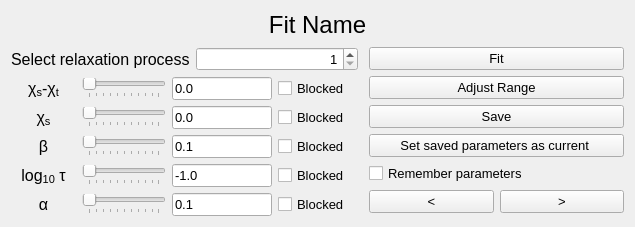
       <widget class="QWidget" name="fit2Dpage">
        <property name="sizePolicy">
         <sizepolicy hsizetype="Expanding" vsizetype="Expanding">
          <horstretch>1</horstretch>
          <verstretch>1</verstretch>
         </sizepolicy>
        </property>
        <layout class="QVBoxLayout" name="verticalLayout">
         <item>
          <widget class="QLabel" name="actualFitLabel">
           <property name="maximumSize">
            <size>
             <width>16777215</width>
             <height>45</height>
            </size>
           </property>
           <property name="font">
            <font>
             <pointsize>18</pointsize>
            </font>
           </property>
           <property name="text">
            <string>Fit Name</string>
           </property>
           <property name="alignment">
            <set>Qt::AlignCenter</set>
           </property>
          </widget>
         </item>
         <item>
          <layout class="QHBoxLayout" name="UpperPlots"/>
         </item>
         <item>
          <spacer name="verticalSpacer">
           <property name="orientation">
            <enum>Qt::Vertical</enum>
           </property>
           <property name="sizeType">
            <enum>QSizePolicy::Fixed</enum>
           </property>
           <property name="sizeHint" stdset="0">
            <size>
             <width>1</width>
             <height>1</height>
            </size>
           </property>
          </spacer>
         </item>
         <item>
          <layout class="QHBoxLayout" name="MainPlot"/>
         </item>
         <item>
          <spacer name="verticalSpacer_2">
           <property name="orientation">
            <enum>Qt::Vertical</enum>
           </property>
           <property name="sizeType">
            <enum>QSizePolicy::Fixed</enum>
           </property>
           <property name="sizeHint" stdset="0">
            <size>
             <width>1</width>
             <height>1</height>
            </size>
           </property>
          </spacer>
         </item>
         <item>
          <layout class="QVBoxLayout" name="verticalLayout_2"/>
         </item>
         <item>
          <layout class="QHBoxLayout" name="horizontalLayout_4" stretch="1,0">
           <property name="sizeConstraint">
            <enum>QLayout::SetDefaultConstraint</enum>
           </property>
           <property name="rightMargin">
            <number>0</number>
           </property>
           <item>
            <layout class="QVBoxLayout" name="parameters">
             <property name="sizeConstraint">
              <enum>QLayout::SetMaximumSize</enum>
             </property>
             <property name="rightMargin">
              <number>0</number>
             </property>
             <item>
              <layout class="QHBoxLayout" name="horizontalLayout_11" stretch="1,2">
               <property name="sizeConstraint">
                <enum>QLayout::SetDefaultConstraint</enum>
               </property>
               <property name="rightMargin">
                <number>5</number>
               </property>
               <item>
                <widget class="QLabel" name="label_3">
                 <property name="font">
                  <font>
                   <pointsize>12</pointsize>
                  </font>
                 </property>
                 <property name="text">
                  <string>Select relaxation process</string>
                 </property>
                </widget>
               </item>
               <item>
                <widget class="QSpinBox" name="spinBoxRelaxation">
                 <property name="minimumSize">
                  <size>
                   <width>75</width>
                   <height>0</height>
                  </size>
                 </property>
                 <property name="maximumSize">
                  <size>
                   <width>16777215</width>
                   <height>16777215</height>
                  </size>
                 </property>
                 <property name="font">
                  <font>
                   <pointsize>10</pointsize>
                  </font>
                 </property>
                 <property name="layoutDirection">
                  <enum>Qt::LeftToRight</enum>
                 </property>
                 <property name="wrapping">
                  <bool>false</bool>
                 </property>
                 <property name="alignment">
                  <set>Qt::AlignRight|Qt::AlignTrailing|Qt::AlignVCenter</set>
                 </property>
                 <property name="buttonSymbols">
                  <enum>QAbstractSpinBox::UpDownArrows</enum>
                 </property>
                 <property name="minimum">
                  <number>1</number>
                 </property>
                </widget>
               </item>
              </layout>
             </item>
             <item>
              <layout class="QHBoxLayout" name="chiTLayout" stretch="0,0,0,0">
               <item>
                <widget class="QLabel" name="label_8">
                 <property name="minimumSize">
                  <size>
                   <width>65</width>
                   <height>0</height>
                  </size>
                 </property>
                 <property name="maximumSize">
                  <size>
                   <width>65</width>
                   <height>16777215</height>
                  </size>
                 </property>
                 <property name="font">
                  <font>
                   <pointsize>12</pointsize>
                  </font>
                 </property>
                 <property name="text">
                  <string>&lt;html&gt;&lt;head/&gt;&lt;body&gt;&lt;p&gt;&amp;chi;&lt;span style=&quot; vertical-align:sub;&quot;&gt;s&lt;/span&gt;-&amp;chi;&lt;span style=&quot; vertical-align:sub;&quot;&gt;t&lt;/span&gt;&lt;/p&gt;&lt;/body&gt;&lt;/html&gt;</string>
                 </property>
                 <property name="alignment">
                  <set>Qt::AlignCenter</set>
                 </property>
                </widget>
               </item>
               <item>
                <widget class="QSlider" name="horizontalSlider_ChiT">
                 <property name="minimumSize">
                  <size>
                   <width>0</width>
                   <height>0</height>
                  </size>
                 </property>
                 <property name="tracking">
                  <bool>true</bool>
                 </property>
                 <property name="orientation">
                  <enum>Qt::Horizontal</enum>
                 </property>
                 <property name="tickPosition">
                  <enum>QSlider::TicksBelow</enum>
                 </property>
                </widget>
               </item>
               <item>
                <widget class="QLineEdit" name="lineEdit_ChiT">
                 <property name="minimumSize">
                  <size>
                   <width>0</width>
                   <height>0</height>
                  </size>
                 </property>
                 <property name="maximumSize">
                  <size>
                   <width>100</width>
                   <height>16777215</height>
                  </size>
                 </property>
                 <property name="font">
                  <font>
                   <pointsize>10</pointsize>
                  </font>
                 </property>
                 <property name="text">
                  <string>0.0</string>
                 </property>
                </widget>
               </item>
               <item>
                <widget class="QCheckBox" name="checkBox_ChiT">
                 <property name="minimumSize">
                  <size>
                   <width>85</width>
                   <height>0</height>
                  </size>
                 </property>
                 <property name="maximumSize">
                  <size>
                   <width>85</width>
                   <height>16777215</height>
                  </size>
                 </property>
                 <property name="font">
                  <font>
                   <pointsize>10</pointsize>
                  </font>
                 </property>
                 <property name="text">
                  <string>Blocked</string>
                 </property>
                </widget>
               </item>
              </layout>
             </item>
             <item>
              <layout class="QHBoxLayout" name="chiSLayout">
               <item>
                <widget class="QLabel" name="label_7">
                 <property name="minimumSize">
                  <size>
                   <width>65</width>
                   <height>0</height>
                  </size>
                 </property>
                 <property name="maximumSize">
                  <size>
                   <width>65</width>
                   <height>16777215</height>
                  </size>
                 </property>
                 <property name="font">
                  <font>
                   <pointsize>12</pointsize>
                  </font>
                 </property>
                 <property name="text">
                  <string>&lt;html&gt;&lt;head/&gt;&lt;body&gt;&lt;p&gt;&amp;chi;&lt;span style=&quot; vertical-align:sub;&quot;&gt;s&lt;/span&gt;&lt;/p&gt;&lt;/body&gt;&lt;/html&gt;</string>
                 </property>
                 <property name="alignment">
                  <set>Qt::AlignCenter</set>
                 </property>
                </widget>
               </item>
               <item>
                <widget class="QSlider" name="horizontalSlider_ChiS">
                 <property name="minimumSize">
                  <size>
                   <width>0</width>
                   <height>0</height>
                  </size>
                 </property>
                 <property name="tracking">
                  <bool>true</bool>
                 </property>
                 <property name="orientation">
                  <enum>Qt::Horizontal</enum>
                 </property>
                 <property name="tickPosition">
                  <enum>QSlider::TicksBelow</enum>
                 </property>
                </widget>
               </item>
               <item>
                <widget class="QLineEdit" name="lineEdit_ChiS">
                 <property name="maximumSize">
                  <size>
                   <width>100</width>
                   <height>16777215</height>
                  </size>
                 </property>
                 <property name="font">
                  <font>
                   <pointsize>10</pointsize>
                  </font>
                 </property>
                 <property name="text">
                  <string>0.0</string>
                 </property>
                </widget>
               </item>
               <item>
                <widget class="QCheckBox" name="checkBox_ChiS">
                 <property name="minimumSize">
                  <size>
                   <width>85</width>
                   <height>0</height>
                  </size>
                 </property>
                 <property name="maximumSize">
                  <size>
                   <width>85</width>
                   <height>16777215</height>
                  </size>
                 </property>
                 <property name="font">
                  <font>
                   <pointsize>10</pointsize>
                  </font>
                 </property>
                 <property name="text">
                  <string>Blocked</string>
                 </property>
                </widget>
               </item>
              </layout>
             </item>
             <item>
              <layout class="QHBoxLayout" name="betaLayout">
               <item>
                <widget class="QLabel" name="label_6">
                 <property name="minimumSize">
                  <size>
                   <width>65</width>
                   <height>0</height>
                  </size>
                 </property>
                 <property name="maximumSize">
                  <size>
                   <width>65</width>
                   <height>16777215</height>
                  </size>
                 </property>
                 <property name="font">
                  <font>
                   <pointsize>12</pointsize>
                  </font>
                 </property>
                 <property name="text">
                  <string>&lt;html&gt;&lt;head/&gt;&lt;body&gt;&lt;p&gt;&amp;beta;&lt;/p&gt;&lt;/body&gt;&lt;/html&gt;</string>
                 </property>
                 <property name="alignment">
                  <set>Qt::AlignCenter</set>
                 </property>
                </widget>
               </item>
               <item>
                <widget class="QSlider" name="horizontalSlider_Beta">
                 <property name="minimumSize">
                  <size>
                   <width>0</width>
                   <height>0</height>
                  </size>
                 </property>
                 <property name="tracking">
                  <bool>true</bool>
                 </property>
                 <property name="orientation">
                  <enum>Qt::Horizontal</enum>
                 </property>
                 <property name="tickPosition">
                  <enum>QSlider::TicksBelow</enum>
                 </property>
                </widget>
               </item>
               <item>
                <widget class="QLineEdit" name="lineEdit_Beta">
                 <property name="maximumSize">
                  <size>
                   <width>100</width>
                   <height>16777215</height>
                  </size>
                 </property>
                 <property name="font">
                  <font>
                   <pointsize>10</pointsize>
                  </font>
                 </property>
                 <property name="text">
                  <string>0.1</string>
                 </property>
                </widget>
               </item>
               <item>
                <widget class="QCheckBox" name="checkBox_Beta">
                 <property name="minimumSize">
                  <size>
                   <width>85</width>
                   <height>0</height>
                  </size>
                 </property>
                 <property name="maximumSize">
                  <size>
                   <width>85</width>
                   <height>16777215</height>
                  </size>
                 </property>
                 <property name="font">
                  <font>
                   <pointsize>10</pointsize>
                  </font>
                 </property>
                 <property name="text">
                  <string>Blocked</string>
                 </property>
                </widget>
               </item>
              </layout>
             </item>
             <item>
              <layout class="QHBoxLayout" name="tauLayout">
               <item>
                <widget class="QLabel" name="label">
                 <property name="minimumSize">
                  <size>
                   <width>65</width>
                   <height>0</height>
                  </size>
                 </property>
                 <property name="maximumSize">
                  <size>
                   <width>65</width>
                   <height>16777215</height>
                  </size>
                 </property>
                 <property name="font">
                  <font>
                   <pointsize>12</pointsize>
                  </font>
                 </property>
                 <property name="text">
                  <string>&lt;html&gt;&lt;head/&gt;&lt;body&gt;&lt;p&gt;log&lt;span style=&quot; vertical-align:sub;&quot;&gt;10&lt;/span&gt; &amp;tau;&lt;/p&gt;&lt;/body&gt;&lt;/html&gt;</string>
                 </property>
                 <property name="alignment">
                  <set>Qt::AlignCenter</set>
                 </property>
                </widget>
               </item>
               <item>
                <widget class="QSlider" name="horizontalSlider_Tau">
                 <property name="minimumSize">
                  <size>
                   <width>0</width>
                   <height>0</height>
                  </size>
                 </property>
                 <property name="tracking">
                  <bool>true</bool>
                 </property>
                 <property name="orientation">
                  <enum>Qt::Horizontal</enum>
                 </property>
                 <property name="tickPosition">
                  <enum>QSlider::TicksBelow</enum>
                 </property>
                </widget>
               </item>
               <item>
                <widget class="QLineEdit" name="lineEdit_Tau">
                 <property name="maximumSize">
                  <size>
                   <width>100</width>
                   <height>16777215</height>
                  </size>
                 </property>
                 <property name="font">
                  <font>
                   <pointsize>10</pointsize>
                  </font>
                 </property>
                 <property name="text">
                  <string>-1.0</string>
                 </property>
                </widget>
               </item>
               <item>
                <widget class="QCheckBox" name="checkBox_Tau">
                 <property name="minimumSize">
                  <size>
                   <width>85</width>
                   <height>0</height>
                  </size>
                 </property>
                 <property name="maximumSize">
                  <size>
                   <width>85</width>
                   <height>16777215</height>
                  </size>
                 </property>
                 <property name="font">
                  <font>
                   <pointsize>10</pointsize>
                  </font>
                 </property>
                 <property name="text">
                  <string>Blocked</string>
                 </property>
                </widget>
               </item>
              </layout>
             </item>
             <item>
              <layout class="QHBoxLayout" name="alfaLayout">
               <item>
                <widget class="QLabel" name="Alpha">
                 <property name="minimumSize">
                  <size>
                   <width>65</width>
                   <height>0</height>
                  </size>
                 </property>
                 <property name="maximumSize">
                  <size>
                   <width>65</width>
                   <height>16777215</height>
                  </size>
                 </property>
                 <property name="font">
                  <font>
                   <pointsize>12</pointsize>
                  </font>
                 </property>
                 <property name="text">
                  <string>&lt;html&gt;&lt;head/&gt;&lt;body&gt;&lt;p&gt;	
&amp;#945;&lt;/p&gt;&lt;/body&gt;&lt;/html&gt;</string>
                 </property>
                 <property name="alignment">
                  <set>Qt::AlignCenter</set>
                 </property>
                </widget>
               </item>
               <item>
                <widget class="QSlider" name="horizontalSlider_Alpha">
                 <property name="minimumSize">
                  <size>
                   <width>0</width>
                   <height>0</height>
                  </size>
                 </property>
                 <property name="tracking">
                  <bool>true</bool>
                 </property>
                 <property name="orientation">
                  <enum>Qt::Horizontal</enum>
                 </property>
                 <property name="tickPosition">
                  <enum>QSlider::TicksBelow</enum>
                 </property>
                </widget>
               </item>
               <item>
                <widget class="QLineEdit" name="lineEdit_Alpha">
                 <property name="maximumSize">
                  <size>
                   <width>100</width>
                   <height>16777215</height>
                  </size>
                 </property>
                 <property name="font">
                  <font>
                   <pointsize>10</pointsize>
                  </font>
                 </property>
                 <property name="text">
                  <string>0.1</string>
                 </property>
                </widget>
               </item>
               <item>
                <widget class="QCheckBox" name="checkBox_Alpha">
                 <property name="minimumSize">
                  <size>
                   <width>85</width>
                   <height>0</height>
                  </size>
                 </property>
                 <property name="maximumSize">
                  <size>
                   <width>85</width>
                   <height>16777215</height>
                  </size>
                 </property>
                 <property name="font">
                  <font>
                   <pointsize>10</pointsize>
                  </font>
                 </property>
                 <property name="text">
                  <string>Blocked</string>
                 </property>
                </widget>
               </item>
              </layout>
             </item>
            </layout>
           </item>
           <item>
            <layout class="QVBoxLayout" name="verticalLayout_3" stretch="1,1,1,0,1,1">
             <item>
              <widget class="QPushButton" name="pushButtonFit">
               <property name="minimumSize">
                <size>
                 <width>255</width>
                 <height>0</height>
                </size>
               </property>
               <property name="maximumSize">
                <size>
                 <width>255</width>
                 <height>16777215</height>
                </size>
               </property>
               <property name="font">
                <font>
                 <pointsize>10</pointsize>
                </font>
               </property>
               <property name="text">
                <string>Fit</string>
               </property>
              </widget>
             </item>
             <item>
              <widget class="QPushButton" name="pushButtonSetRange">
               <property name="minimumSize">
                <size>
                 <width>255</width>
                 <height>0</height>
                </size>
               </property>
               <property name="maximumSize">
                <size>
                 <width>255</width>
                 <height>16777215</height>
                </size>
               </property>
               <property name="font">
                <font>
                 <pointsize>10</pointsize>
                </font>
               </property>
               <property name="text">
                <string>Adjust Range</string>
               </property>
              </widget>
             </item>
             <item>
              <widget class="QPushButton" name="pushButtonSave">
               <property name="minimumSize">
                <size>
                 <width>255</width>
                 <height>0</height>
                </size>
               </property>
               <property name="maximumSize">
                <size>
                 <width>255</width>
                 <height>16777215</height>
                </size>
               </property>
               <property name="font">
                <font>
                 <pointsize>10</pointsize>
                </font>
               </property>
               <property name="text">
                <string>Save</string>
               </property>
              </widget>
             </item>
             <item>
              <widget class="QPushButton" name="pushButtonSetSavedAsCurrent">
               <property name="minimumSize">
                <size>
                 <width>255</width>
                 <height>0</height>
                </size>
               </property>
               <property name="maximumSize">
                <size>
                 <width>255</width>
                 <height>16777215</height>
                </size>
               </property>
               <property name="font">
                <font>
                 <pointsize>10</pointsize>
                </font>
               </property>
               <property name="text">
                <string>Set saved parameters as current </string>
               </property>
              </widget>
             </item>
             <item>
              <layout class="QHBoxLayout" name="horizontalLayout_12">
               <item>
                <widget class="QCheckBox" name="checkBoxRemember">
                 <property name="minimumSize">
                  <size>
                   <width>155</width>
                   <height>0</height>
                  </size>
                 </property>
                 <property name="maximumSize">
                  <size>
                   <width>16777215</width>
                   <height>16777215</height>
                  </size>
                 </property>
                 <property name="font">
                  <font>
                   <pointsize>10</pointsize>
                  </font>
                 </property>
                 <property name="text">
                  <string>Remember parameters</string>
                 </property>
                </widget>
               </item>
              </layout>
             </item>
             <item>
              <layout class="QHBoxLayout" name="horizontalLayout_7" stretch="1,1">
               <property name="sizeConstraint">
                <enum>QLayout::SetMinimumSize</enum>
               </property>
               <item>
                <widget class="QPushButton" name="pushButtonPrevious">
                 <property name="maximumSize">
                  <size>
                   <width>16777215</width>
                   <height>16777215</height>
                  </size>
                 </property>
                 <property name="font">
                  <font>
                   <pointsize>10</pointsize>
                  </font>
                 </property>
                 <property name="text">
                  <string>&lt;</string>
                 </property>
                </widget>
               </item>
               <item>
                <widget class="QPushButton" name="pushButtonNext">
                 <property name="maximumSize">
                  <size>
                   <width>16777215</width>
                   <height>16777215</height>
                  </size>
                 </property>
                 <property name="font">
                  <font>
                   <pointsize>10</pointsize>
                  </font>
                 </property>
                 <property name="text">
                  <string>&gt;</string>
                 </property>
                </widget>
               </item>
              </layout>
             </item>
            </layout>
           </item>
          </layout>
         </item>
        </layout>
       </widget>
